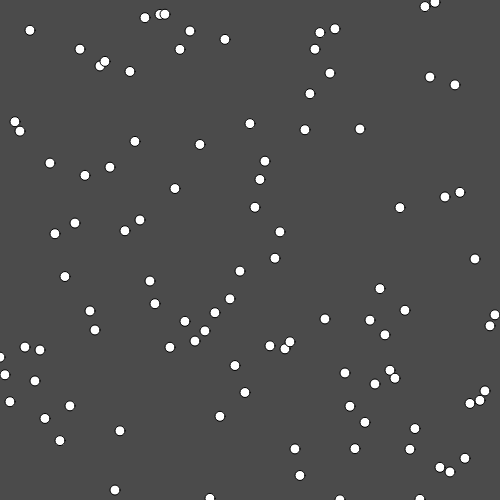
Frame 1 (no input)
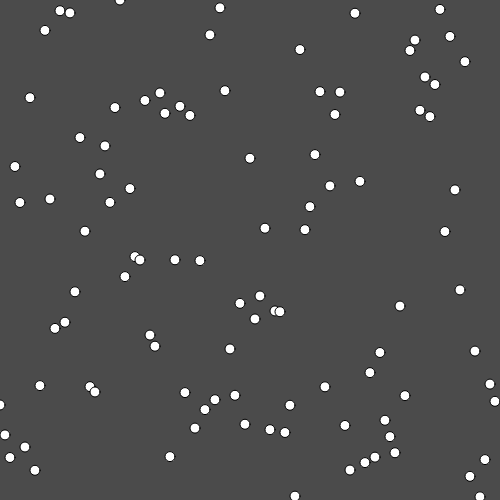
Frame 60 (no input)
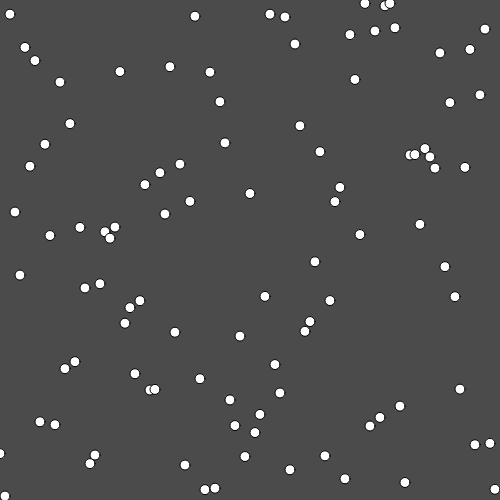
Frame 120 (the mouse pressed at the canvas centre since frame 60)

The p5.js sketch that drew these frames (run headless with seeded random() and noise() and a simulated clock; from frame 60 on, the mouse is pressed at the canvas centre):

// p5.js sketch
// ── sketch.js
let circleY =[];
let ySpeed =[];

function setup() {
  createCanvas(500, 500);
  for(let i = 0; i < 100; i++) {
    circleY[i] = random(height);
    ySpeed[i]= random(.5,2);

  }
}

function draw() {
  background(75);

  for (let i = 0; i < circleY.length; i++) {
    let circleX = width * i /circleY.length;
    circle(circleX, circleY[i], 10);

    circleY[i] += ySpeed[i];

    if (circleY[i] > height){
      circleY[i] = 0;
    }

  }

}
